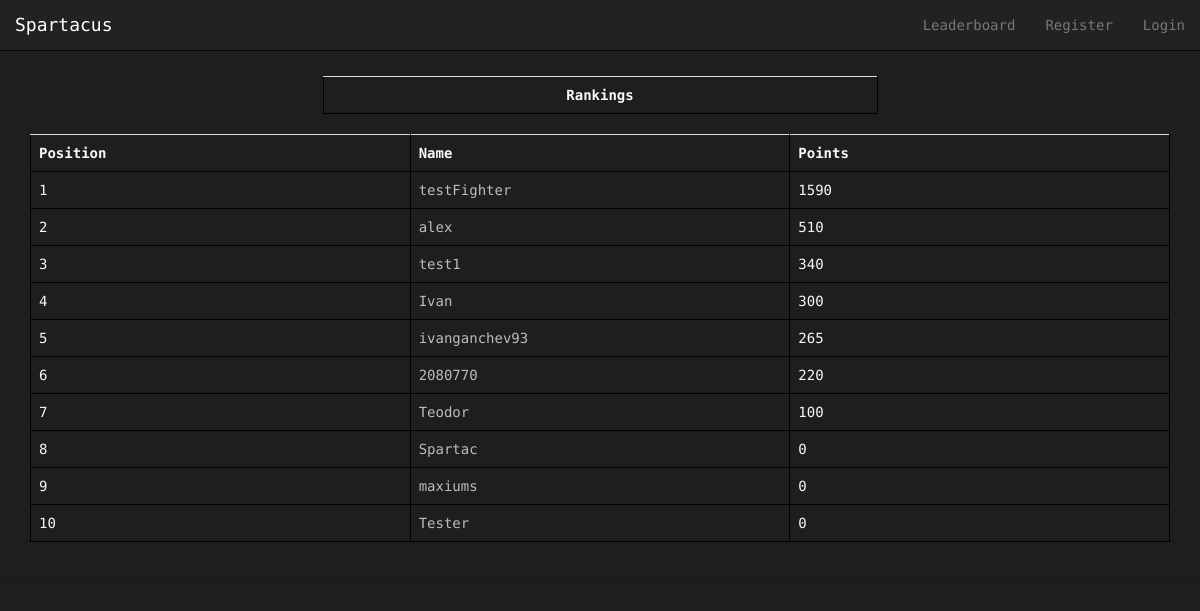
Page /Spartacus/leaderboard/ on the earlier database version.
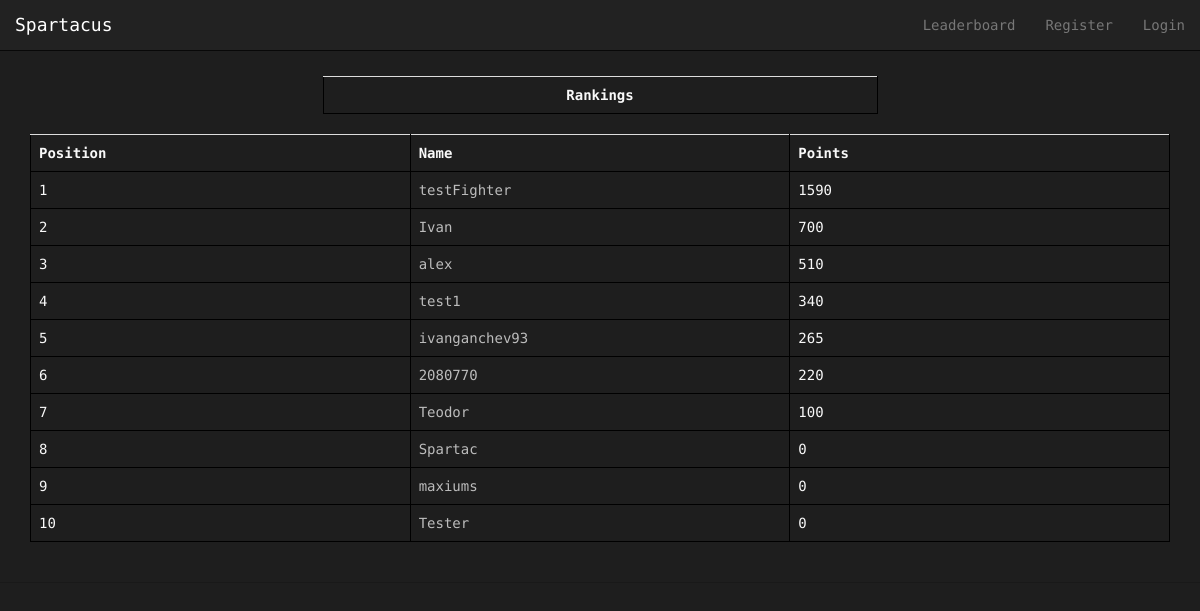
Same page on the later database version.
### Spartacus/models.py (models this page shows, shortened)
class Avatar(models.Model):
    user = models.OneToOneField(User)
    picture = models.ImageField(upload_to='profile_images', blank=True)
    cash = models.IntegerField(default = 1000)
    attack = models.IntegerField(default= 10)
    deffence = models.IntegerField(default= 10)
    strength = models.IntegerField(default= 10)
    agility = models.IntegerField(default= 10)
    intelligence = models.IntegerField(default = 10)
    victories = models.IntegerField(default = 0)
    points = models.IntegerField(default = 0) # for ranking...every time a gladiator fights get some amount of points

### Spartacus/views.py (the view)
def leaderboard(request):
    context_dict = {}
    try:
        avatars = Avatar.objects.order_by('-points')[:20]
        context_dict['avatars'] = avatars
    except:
        print "Query fail leaderboard"
    return render(request, 'Spartacus/leaderboard.html', context_dict)

### templates/Spartacus/leaderboard.html (shortened to what this page needs)
{% extends 'Spartacus/base.html' %}
{% load staticfiles %}
{% block body_block %}
<div class="container">
	<div class="row" style="height: 25px">
	</div>
	<div class="row">
		<div class="col-xs-12">
			<div class="row">
				<div class="col-xs-6 col-xs-offset-3">
					<table class="table">
						<th style="text-align: center">Rankings</th>
					</table>
				</div>
			</div>
			<table class="table">
				<th>Position</th>
				<th>Name</th>
				<th>Points</th>
				{% for avatar in avatars %}
					<tr id="rank">
					<td></td>
					<td><a href="{% url 'avatar_view' avatar.user.username %}">{{ avatar.user.username}} </a></td>
					<td>{{avatar.points}}</td>
					</tr>
				{% endfor %}
			</table>
		</div>
	</div>
</div>
{% endblock %}

Differences in the rows shown:
changed Avatar "Ivan": points "300" → "700"; moves up the list
